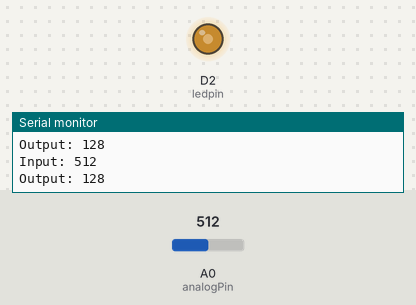
This sketch was run on a simulated ESP8266 (NodeMCU). Parts: output pins drawn as LEDs (lit = HIGH), the last lines printed to the serial monitor. Inputs (shaded band) come from the test bench; at power-on: A0 (analogPin) = 512.

Above: at 1.8 s.
1.9 s: A0 (analogPin) set to 716
At 3.1 s:
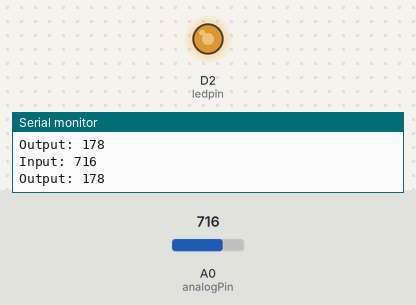
3.5 s: A0 (analogPin) set to 900
At 4.6 s:
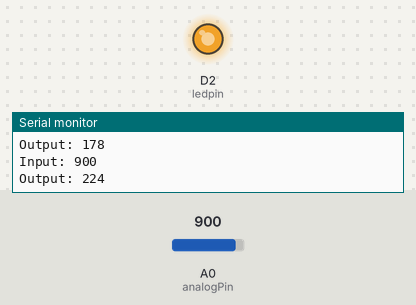
5.5 s: A0 (analogPin) set to 122
At 7.2 s:
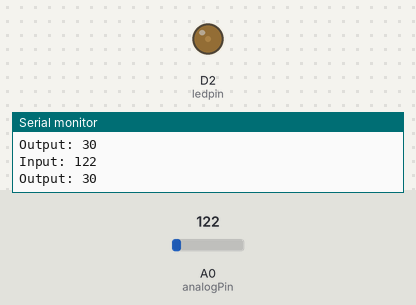
7.5 s: A0 (analogPin) set to 0
At 8.9 s:
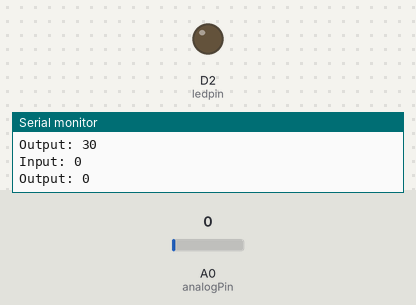
Timing chart, 0 to 10.5 s (numbered marks = the images above; inputs shaded):
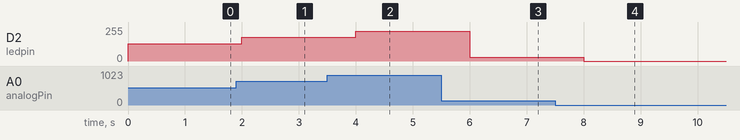

The sketch:

7.Controlling_LED_by_using_Potentiometer.ino
```cpp
const int analogPin =A0; //the analog input pin attach to
int inputValue = 0; //variable to store the value coming from sensor
int outputValue = 0; //variable to store the output value
int ledpin = D2;
void setup()
{
Serial.begin(9600); //set the serial communication baud rate as 9600
 }
void loop()
{
inputValue = analogRead(analogPin); //read the value from the potentiometer
Serial.print("Input: "); //print "Input"
Serial.println(inputValue); //print inputValue
outputValue = map(inputValue, 0, 1023, 0, 255); //Convert from 0-1023proportional to the number of a number of from 0 to 255
Serial.print("Output: "); //print "Output"
Serial.println(outputValue); //print outputValue
analogWrite(ledpin, outputValue); //turn the LED on depending on the output value
delay(1000);
}
```

Measured:
- after the input at 1.9 s, D2 (ledpin): 128/255 → 178/255 after 0.10 s
- after the input at 3.5 s, D2 (ledpin): 178/255 → 224/255 after 0.50 s
- after the input at 5.5 s, D2 (ledpin): 224/255 → 30/255 after 0.50 s
- after the input at 7.5 s, D2 (ledpin): 30/255 → 0/255 after 0.50 s
